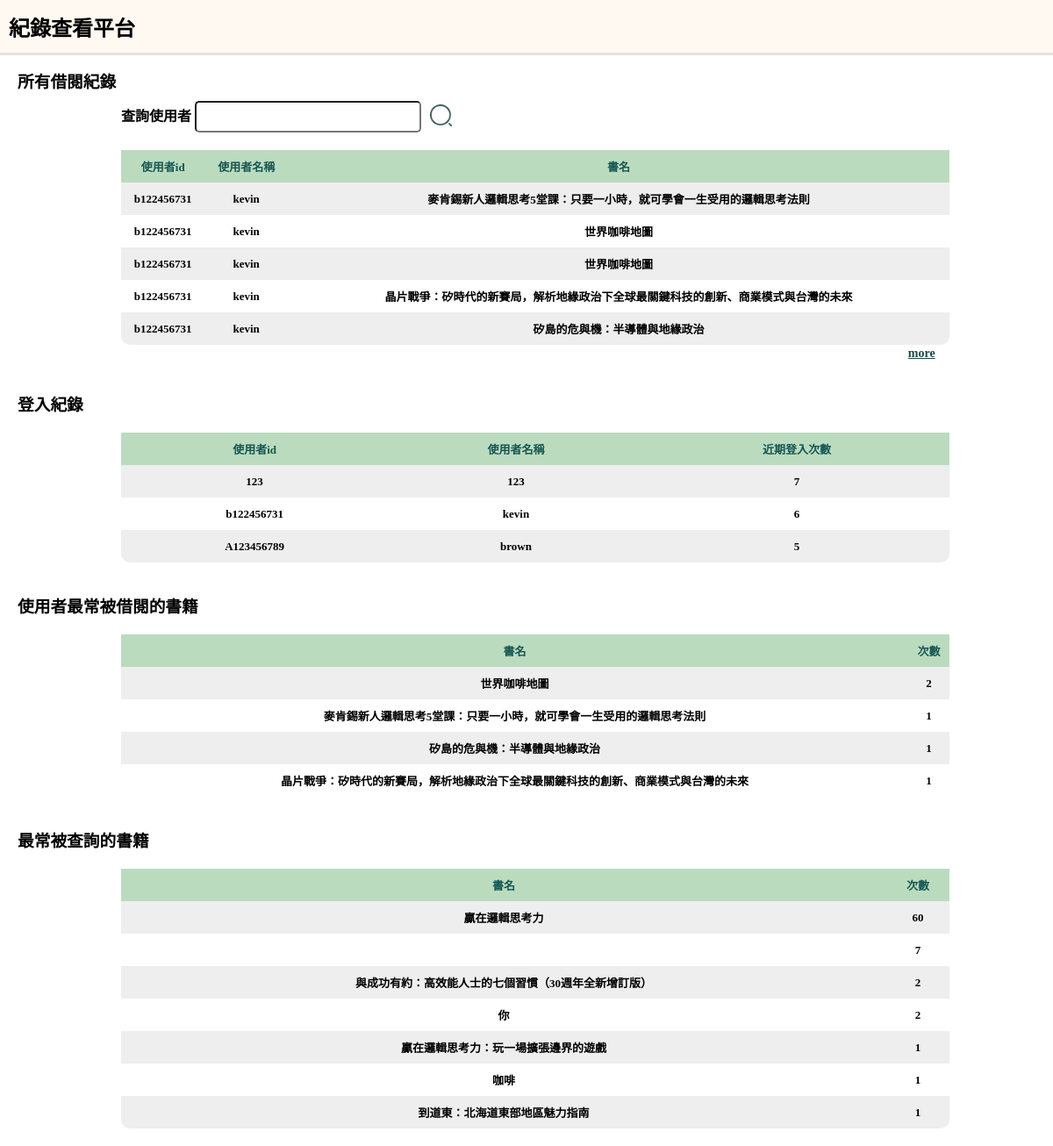
Page /supervise on the committed database.
### tables this page shows
CREATE TABLE "logintopic" (
	"No"	INTEGER,
	"user_ssn"	TEXT,
	"user_name"	TEXT,
	"behavior"	TEXT,
	PRIMARY KEY("No" AUTOINCREMENT)
);

### app.py (the view)
@app.route('/supervise')
def all():
  def super_user_record():
    con = sql.connect("borrowtopic.db")
    con.row_factory = sql.Row
    cur = con.cursor()
    cur.execute("SELECT user_ssn,user_name,book_name FROM borrowtopic")
    data = cur.fetchall()
    con.close()
    for row in data:
      print(row["user_ssn"])
      print(row["user_name"])
      print(row["book_name"])
    return data
  def super_frquent_user():
    con = sql.connect("logintopic.db")
    con.row_factory = sql.Row
    cur = con.cursor()
    cur.execute("SELECT user_ssn, user_name, COUNT(user_ssn) AS num FROM logintopic GROUP BY user_ssn ORDER BY COUNT(user_ssn) DESC")
    data = cur.fetchall()
    con.close()
    for row in data:
      print(row["user_ssn"])
      print(row["user_name"])
    return data
  def super_book_borrowed():
    con = sql.connect("borrowtopic.db")
    con.row_factory = sql.Row
    cur = con.cursor()
    cur.execute("SELECT book_name, COUNT(book_name) as num FROM borrowtopic GROUP BY book_name ORDER BY COUNT(book_name) DESC")
    data = cur.fetchall()
    con.close()
    for row in data:
      print(row["book_name"])
    return data
  def super_book_searched():
    con = sql.connect("searchtopic.db")
    con.row_factory = sql.Row
    cur = con.cursor()
    cur.execute("SELECT book_name, COUNT(book_name) as num FROM searchtopic GROUP BY book_name ORDER BY COUNT(book_name) DESC")
    data = cur.fetchall()
    con.close()
    for row in data:
      print(row["book_name"])
    return data
  return render_template("supervise.html",freq = super_frquent_user(), borrow = super_user_record(), bookborrow = super_book_borrowed(), search = super_book_searched())

### templates/supervise.html (shortened to what this page needs)
<!DOCTYPE html>
<html lang="en">
<head>
</head>
<body>
    <h2 class="title1">紀錄查看平台</h2>
    <hr width="100%" ></hr>
    <div class="block1">
        <h3 class="title2">所有借閱紀錄</h3>
        <form class="table1" action="/user_record_search">
            <font style="font-weight: bolder;">查詢使用者</font>
            <input class="inputArea" type="text" name="user_search" />
            <button class='searchBtn'><img style="margin-bottom: -6px;" width="25px" height="25px"
                    src="./static/images/search.png" /></button>
        </form>
        <div class="main">
            <table class="allRec">
                <thead>
                    <td>使用者id</td>
                    <td>使用者名稱</td>
                    <td>書名</td>
                </thead>
                <tbody>
                    {% for row in borrow %}
                    <tr>
                        <td>{{row["user_ssn"]}}</td>
                        <td>{{row["user_name"]}}</td>
                        <td>{{row["book_name"]}}</td>
                    </tr>
                    {% endfor %}
                </tbody>
            </table>
            <a href="" class="more">more</a>
        </div>
        <h3 class="title2">登入紀錄</h3>
        <div class="main">
            <table>
                <thead>
                    <td>使用者id</td>
                    <td>使用者名稱</td>
                    <td>近期登入次數</td>
                </thead>
                <tbody>
                    {% for row in freq %}
                    <tr>
                        <td>{{row["user_ssn"]}}</td>
                        <td>{{row["user_name"]}}</td>
                        <td>{{row["num"]}}</td>
                    </tr>
                    {% endfor %}
                </tbody>
            </table>
        </div>
        <h3 class="title2">使用者最常被借閱的書籍</h3>
        <div class="main">
            <table>
                <thead>
                    <td>書名</td>
                    <td>次數</td>
                </thead>
                <tbody>
                    {% for row in bookborrow %}
                    <tr>
                        <td>{{row["book_name"]}}</td>
                        <td>{{row["num"]}}</td>
                    </tr>
                    {% endfor %}
                </tbody>
            </table>
        </div>
        <h3 class="title2">最常被查詢的書籍</h3>
        <div class="main">
            <table>
                <thead>
                    <td>書名</td>
                    <td>次數</td>
                </thead>
                <tbody>
                    {% for row in search %}
                    <tr>
                        <td>{{row["book_name"]}}</td>
                        <td>{{row["num"]}}</td>
                    </tr>
                    {% endfor %}
                </tbody>
            </table>
        </div>
    </div>
</body>
</html>

### templates/supervise.html (style rules this page uses)
* { margin: 0%; }
.title1 { height:60px; width: 100%; display: flex; align-items: center; padding-left: 10px; background-color: #FFF9F1; color: black; font-weight: bold; }
.title2 { padding-top: 15px; }
.block1 { padding-left: 20px; }
.table1 { width: 80%; margin: 20px auto; margin-top: 10px; }
.inputArea { border-radius: 5px; width: 250px; height: 30px; }
.searchBtn { background-color: white; border: none; }
.main { width: 80%; margin: 20px auto; }
table { border-spacing: 0; width: 100%; border-collapse: collapse; }
tr { text-align: center; }
td { height: 35px; font-size: 13px; font-weight: bolder; }
table tbody tr:nth-child(odd) { background-color: #eee }
table thead { background-color: #BBDBBF; color: rgb(21, 87, 83); font-size: 14px; font-weight: bolder; }
table tbody tr:last-child td:first-child { border-radius: 0 0 0 10px; }
table tbody tr:last-child td:last-child { border-radius: 0 0 10px 0; }
hr { border:none; border-top: 3px solid #e7e1da; }
.more { font-size: 14px; padding-left: 95%; font-weight: bolder; color: rgb(31, 70, 76); }

### rows in the picture
logintopic: user_ssn "A123456789", user_name "brown", num "5"

### other values in the picture
{{ row["user_ssn"] }} "b122456731" "b122456731" "b122456731" "b122456731" "b122456731"
{{ row["user_name"] }} "kevin" "kevin" "kevin" "kevin" "kevin"
{{ row["book_name"] }} "麥肯錫新人邏輯思考5堂課：只要一小時，就可學會一生受用的邏輯思考法則" "世界咖啡地圖" "世界咖啡地圖" "晶片戰爭：矽時代的新賽局，解析地緣政治下全球最關鍵科技的創新、商業模式與台灣的未來" "矽島的危與機：半導體與地緣政治"
{{ row["user_ssn"] }} "123" "b122456731"
{{ row["user_name"] }} "123" "kevin"
{{ row["num"] }} "7" "6"
{{ row["book_name"] }} "世界咖啡地圖" "麥肯錫新人邏輯思考5堂課：只要一小時，就可學會一生受用的邏輯思考法則" "矽島的危與機：半導體與地緣政治" "晶片戰爭：矽時代的新賽局，解析地緣政治下全球最關鍵科技的創新、商業模式與台灣的未來"
{{ row["num"] }} "2" "1" "1" "1"
{{ row["book_name"] }} "贏在邏輯思考力" "與成功有約：高效能人士的七個習慣（30週年全新增訂版）" "你" "贏在邏輯思考力：玩一場擴張邊界的遊戲" "咖啡" "到道東：北海道東部地區魅力指南"
{{ row["num"] }} "60" "7" "2" "2" "1" "1" "1"
